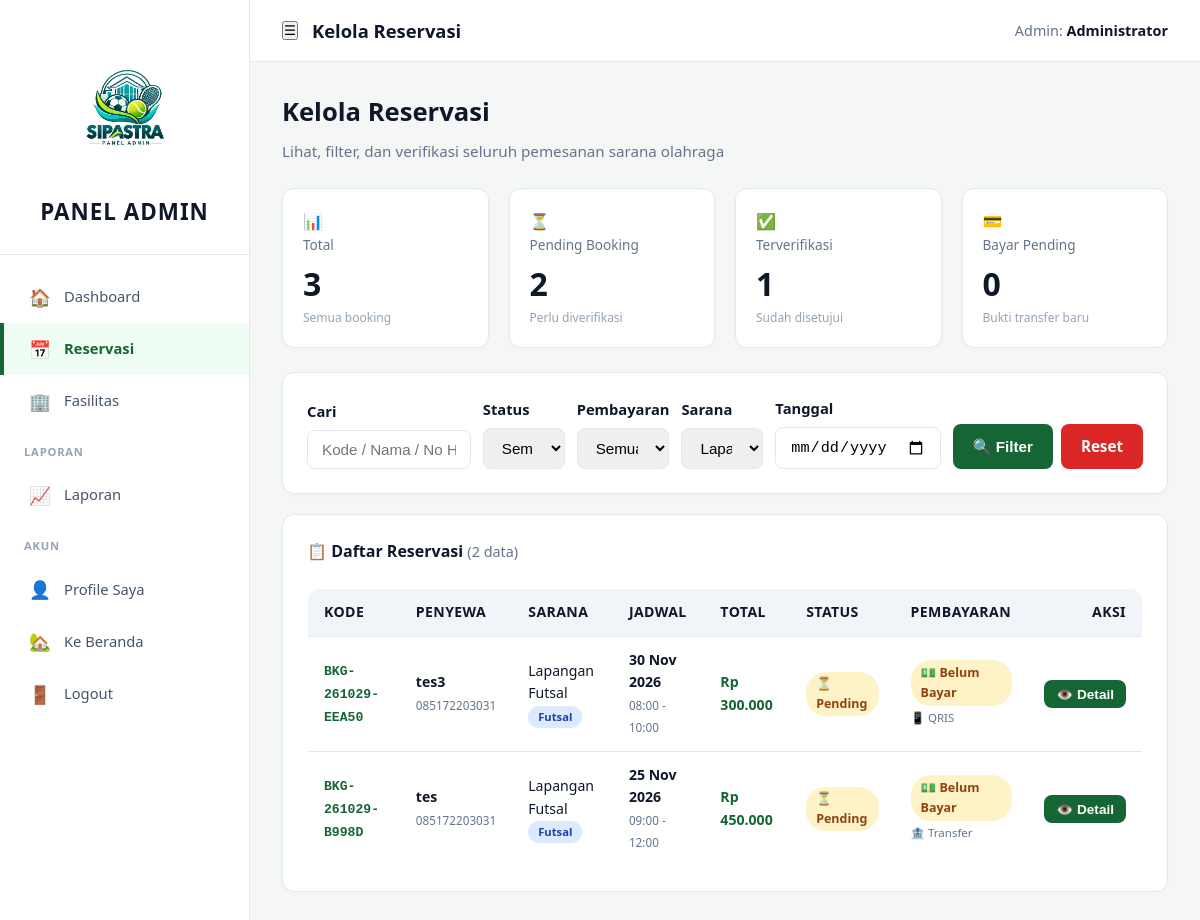
Screenshot of /pages/admin/kelola_booking.php?sarana=1 (signed in) with the database file from the repository.
### tables this page shows
CREATE TABLE `booking` (
  `id` int(11) NOT NULL,
  `kode_booking` varchar(20) NOT NULL,
  `sarana_id` int(11) NOT NULL,
  `nama_penyewa` varchar(100) NOT NULL,
  `no_hp` varchar(20) NOT NULL,
  `email` varchar(100) DEFAULT NULL,
  `instansi` varchar(150) DEFAULT NULL,
  `tanggal` date NOT NULL,
  `jam_mulai` time NOT NULL,
  `jam_selesai` time NOT NULL,
  `durasi_jam` int(11) NOT NULL,
  `harga_per_jam` decimal(12,2) NOT NULL,
  `subtotal` decimal(12,2) NOT NULL,
  `diskon_id` int(11) DEFAULT NULL,
  `diskon_persen` decimal(5,2) DEFAULT 0.00,
  `total_bayar` decimal(12,2) NOT NULL,
  `metode_pembayaran` enum('qris','transfer') DEFAULT NULL,
  `status_pembayaran` enum('belum_bayar','menunggu_verifikasi','berhasil','gagal') DEFAULT 'belum_bayar',
  `bukti_transfer` varchar(255) DEFAULT NULL,
  `catatan_pembayaran` text DEFAULT NULL,
  `verified_payment_by` int(11) DEFAULT NULL,
  `verified_payment_at` datetime DEFAULT NULL,
  `status` enum('pending','terverifikasi','ditolak','selesai','batal') DEFAULT 'pending',
  `kode_gambar` varchar(255) DEFAULT NULL,
  `catatan_petugas` text DEFAULT NULL,
  `verified_by` int(11) DEFAULT NULL,
  `verified_at` datetime DEFAULT NULL,
  `created_at` timestamp NOT NULL DEFAULT current_timestamp()
);

CREATE TABLE `sarana` (
  `id` int(11) NOT NULL,
  `nama` varchar(100) NOT NULL,
  `slug` varchar(150) DEFAULT NULL,
  `jenis` varchar(50) DEFAULT NULL,
  `deskripsi` text DEFAULT NULL,
  `kelengkapan` text DEFAULT NULL,
  `harga_per_jam` decimal(12,2) NOT NULL,
  `gambar` varchar(255) DEFAULT NULL,
  `galeri` text DEFAULT NULL,
  `status` enum('tersedia','maintenance') DEFAULT 'tersedia',
  `created_at` timestamp NOT NULL DEFAULT current_timestamp()
);

### includes/functions.php (called while the page is built, shortened)
<?php
function e($str) { return htmlspecialchars($str ?? '', ENT_QUOTES, 'UTF-8'); }
function labelPembayaran($status) {
    $map = [
        'belum_bayar'         => ['#fef3c7', '#92400e', '💵 Belum Bayar'],
        'menunggu_verifikasi' => ['#dbeafe', '#1e40af', '⏳ Menunggu Verifikasi'],
        'berhasil'            => ['#dcfce7', '#166534', '✅ Berhasil'],
        'gagal'               => ['#fee2e2', '#991b1b', '❌ Gagal'],
    ];
    return $map[$status] ?? ['#f1f5f9', '#64748b', $status];
}

### pages/admin/kelola_booking.php (the view, shortened to what this page needs)
<?php
require_once __DIR__ . '/../../includes/auth.php';
$status       = $_GET['status']       ?? '';
$status_bayar = $_GET['status_bayar'] ?? '';
$sarana       = (int)($_GET['sarana'] ?? 0);
$tanggal      = $_GET['tanggal']      ?? '';
$q            = trim($_GET['q']       ?? '');
$page         = max(1, (int)($_GET['page'] ?? 1));
$perPage      = 15;
$offset       = ($page - 1) * $perPage;
$where  = [];
$params = [];
$types  = '';
if ($sarana > 0) {
    $where[] = "b.sarana_id = ?"; $params[] = $sarana; $types .= 'i';
}
$whereSQL = $where ? 'WHERE ' . implode(' AND ', $where) : '';
$stmt = $conn->prepare("SELECT COUNT(*) c FROM booking b $whereSQL");
if ($params) $stmt->bind_param($types, ...$params);
$stmt->execute();
$totalData = (int)$stmt->get_result()->fetch_assoc()['c'];
$stmt = $conn->prepare("SELECT b.*, s.nama AS sarana_nama, s.jenis AS sarana_jenis
        FROM booking b JOIN sarana s ON s.id = b.sarana_id
        $whereSQL ORDER BY b.created_at DESC LIMIT $perPage OFFSET $offset");
if ($params) $stmt->bind_param($types, ...$params);
$stmt->execute();
$list = $stmt->get_result();
$stat = [
    'total'         => (int)$conn->query("SELECT COUNT(*) c FROM booking")->fetch_assoc()['c'],
    'pending'       => (int)$conn->query("SELECT COUNT(*) c FROM booking WHERE status='pending'")->fetch_assoc()['c'],
    'terverifikasi' => (int)$conn->query("SELECT COUNT(*) c FROM booking WHERE status='terverifikasi'")->fetch_assoc()['c'],
    'selesai'       => (int)$conn->query("SELECT COUNT(*) c FROM booking WHERE status='selesai'")->fetch_assoc()['c'],
    'bayar_pending' => (int)$conn->query("SELECT COUNT(*) c FROM booking WHERE status_pembayaran='menunggu_verifikasi'")->fetch_assoc()['c'],
];
$listSarana = $conn->query("SELECT id, nama FROM sarana ORDER BY nama");
?>
<div class="welcome">
  <h1>Kelola Reservasi</h1>
  <p>Lihat, filter, dan verifikasi seluruh pemesanan sarana olahraga</p>
</div>
<div class="stat-grid" style="grid-template-columns:repeat(auto-fit,minmax(180px,1fr));">
  <div class="stat-card blue">
    <div class="stat-icon">📊</div>
    <div class="label">Total</div>
    <div class="value"><?= $stat['total'] ?></div>
    <div class="desc">Semua booking</div>
  </div>
  <div class="stat-card yellow">
    <div class="stat-icon">⏳</div>
    <div class="label">Pending Booking</div>
    <div class="value"><?= $stat['pending'] ?></div>
    <div class="desc">Perlu diverifikasi</div>
  </div>
  <div class="stat-card green">
    <div class="stat-icon">✅</div>
    <div class="label">Terverifikasi</div>
    <div class="value"><?= $stat['terverifikasi'] ?></div>
    <div class="desc">Sudah disetujui</div>
  </div>
  <div class="stat-card red">
    <div class="stat-icon">💳</div>
    <div class="label">Bayar Pending</div>
    <div class="value"><?= $stat['bayar_pending'] ?></div>
    <div class="desc">Bukti transfer baru</div>
  </div>
</div>
<div class="chart-card" style="margin-bottom:20px;">
  <form method="GET" style="display:grid;grid-template-columns:2fr 1fr 1fr 1fr 1fr auto;gap:12px;align-items:end;">
    <div class="form-group" style="margin:0;">
      <label>Cari</label>
      <input type="text" name="q" class="form-control" value="<?= e($q) ?>" placeholder="Kode / Nama / No HP">
    </div>
    <div class="form-group" style="margin:0;">
      <label>Status</label>
      <select name="status" class="form-control">
        <option value="">Semua</option>
      </select>
    </div>
    <div class="form-group" style="margin:0;">
      <label>Pembayaran</label>
      <select name="status_bayar" class="form-control">
        <option value="">Semua</option>
      </select>
    </div>
    <div class="form-group" style="margin:0;">
      <label>Sarana</label>
      <select name="sarana" class="form-control">
        <?php while ($s = $listSarana->fetch_assoc()): ?>
          <option value="<?= $s['id'] ?>" <?= $sarana==$s['id']?'selected':'' ?>><?= e($s['nama']) ?></option>
        <?php endwhile; ?>
      </select>
    </div>
    <div class="form-group" style="margin:0;">
      <label>Tanggal</label>
      <input type="date" name="tanggal" class="form-control" value="<?= e($tanggal) ?>">
    </div>
    <div style="display:flex;gap:8px;">
      <button class="btn btn-primary">🔍 Filter</button>
      <?php if ($status || $sarana || $tanggal || $q || $status_bayar): ?>
        <a href="kelola_booking.php" class="btn btn-danger">Reset</a>
      <?php endif; ?>
    </div>
  </form>
</div>
<div class="chart-card">
  <h3 style="margin-top:0;">
    📋 Daftar Reservasi
    <span style="font-weight:400;color:#64748b;font-size:.9rem;">(<?= $totalData ?> data)</span>
  </h3>
  <?php if ($totalData === 0): ?>
    <div class="donut-empty">Tidak ada data booking yang cocok</div>
  <?php else: ?>
    <div style="overflow-x:auto;">
      <table class="table" style="box-shadow:none;border:1px solid #e2e8f0;font-size:.88rem;">
        <thead>
          <tr>
            <th>Kode</th>
            <th>Penyewa</th>
            <th>Sarana</th>
            <th>Jadwal</th>
            <th>Total</th>
            <th>Status</th>
            <th>Pembayaran</th>
            <th style="text-align:right;">Aksi</th>
          </tr>
        </thead>
        <tbody>
          <?php while ($b = $list->fetch_assoc()): ?>
            <?php
              $statusMap = [
                'pending'       => ['warning', '⏳ Pending'],
                'terverifikasi' => ['success', '✅ Terverifikasi'],
                'ditolak'       => ['danger',  '❌ Ditolak'],
                'selesai'       => ['info',    '🎉 Selesai'],
                'batal'         => ['danger',  '🚫 Batal'],
              ];
              [$badgeClass, $badgeLabel] = $statusMap[$b['status']] ?? ['warning', $b['status']];
              [$pbg, $pcol, $plbl] = labelPembayaran($b['status_pembayaran'] ?? 'belum_bayar');
            ?>
            <tr>
              <td><code style="font-size:.82rem;color:#166534;font-weight:700;"><?= e($b['kode_booking']) ?></code></td>
              <td>
                <strong><?= e($b['nama_penyewa']) ?></strong><br>
                <small style="color:#64748b;"><?= e($b['no_hp']) ?></small>
              </td>
              <td>
                <?= e($b['sarana_nama']) ?><br>
                <span class="badge badge-info" style="font-size:.7rem;"><?= e($b['sarana_jenis']) ?></span>
              </td>
              <td>
                <strong><?= date('d M Y', strtotime($b['tanggal'])) ?></strong><br>
                <small style="color:#64748b;"><?= substr($b['jam_mulai'],0,5) ?> - <?= substr($b['jam_selesai'],0,5) ?></small>
              </td>
              <td><strong style="color:#166534;">Rp <?= number_format($b['total_bayar'],0,',','.') ?></strong></td>
              <td><span class="badge badge-<?= $badgeClass ?>"><?= $badgeLabel ?></span></td>
              <td>
                <span style="display:inline-block;padding:3px 10px;border-radius:20px;font-size:.78rem;font-weight:600;background:<?= $pbg ?>;color:<?= $pcol ?>;">
                  <?= $plbl ?>
                </span>
                <?php if (!empty($b['metode_pembayaran'])): ?>
                  <br><small style="color:#64748b;font-size:.72rem;">
                    <?= $b['metode_pembayaran'] === 'transfer' ? '🏦 Transfer' : ($b['metode_pembayaran'] === 'qris' ? '📱 QRIS' : '—') ?>
                  </small>
                <?php endif; ?>
              </td>
              <td style="text-align:right;white-space:nowrap;">
                <button type="button" class="btn btn-sm btn-primary" onclick="bukaDetail(<?= $b['id'] ?>)">👁️ Detail</button>
              </td>
            </tr>
          <?php endwhile; ?>
        </tbody>
      </table>
    </div>
  <?php endif; ?>
</div>
<?php
require_once __DIR__ . '/../../includes/dashboard_layout.php';
?>

### assets/css/style.css (style rules this page uses)
:root { --primary:#166534; --primary-dark:#14532d; --accent:#facc15; --bg:#f8fafc; --card:#ffffff; --text:#0f172a; --muted:#64748b; --border:#e2e8f0; --danger:#dc2626; --success:#16a34a; --warning:#f59e0b; }
* { box-sizing:border-box;margin:0;padding:0; }
body { font-family:'Segoe UI',system-ui,sans-serif;background:var(--bg);color:var(--text);line-height:1.6; }
a { color:var(--primary);text-decoration:none; }
.badge { display:inline-block;padding:2px 10px;border-radius:20px;font-size:.78rem;font-weight:600; }
.badge-warning { background:#fef3c7;color:#92400e; }
.badge-info { background:#dbeafe;color:#1e40af; }
.form-group { margin-bottom:16px; }
.form-group label { display:block;font-weight:600;margin-bottom:6px;font-size:.92rem; }
.form-control { width:100%;padding:10px 14px;border:1px solid var(--border);border-radius:8px;font-size:.95rem;transition:.2s; }
.btn { display:inline-block;padding:10px 20px;border:none;border-radius:8px;font-weight:600;cursor:pointer;font-size:.95rem;transition:.2s; }
.btn-primary { background:var(--primary);color:#fff; }
.btn-danger { background:var(--danger);color:#fff; }
.btn-sm { padding:6px 12px;font-size:.85rem; }
.table { width:100%;border-collapse:collapse;background:#fff;border-radius:12px;overflow:hidden;box-shadow:0 2px 12px rgba(0,0,0,.06); }
.table th,.table td { padding:12px 16px;text-align:left;border-bottom:1px solid var(--border); }
.table th { background:#f1f5f9;font-weight:700;font-size:.88rem;text-transform:uppercase;letter-spacing:.4px; }

### assets/css/dashboard.css (style rules this page uses)
* { box-sizing: border-box; }
.dash-body { display: flex; min-height: 100vh; background: #f4f7f6; margin: 0; font-family: 'Segoe UI', system-ui, -apple-system, sans-serif; }
.welcome { margin-bottom: 24px; }
.welcome h1 { font-size: 1.6rem; color: #0f172a; margin: 0 0 6px 0; font-weight: 700; }
.welcome p { color: #64748b; font-size: .95rem; margin: 0; }
.stat-grid { display: grid; grid-template-columns: repeat(auto-fit, minmax(200px, 1fr)); gap: 20px; margin-bottom: 24px; }
.stat-card { background: #fff; border: 1px solid #e2e8f0; border-radius: 12px; padding: 20px; box-shadow: 0 2px 4px rgba(0,0,0,.02); }
.stat-card .label { font-size: .85rem; color: #64748b; font-weight: 500; margin-bottom: 12px; }
.stat-card .value { font-size: 2rem; font-weight: 700; color: #0f172a; line-height: 1; margin-bottom: 8px; }
.stat-card .desc { font-size: .75rem; color: #94a3b8; }
.chart-card { background: #fff; border: 1px solid #e2e8f0; border-radius: 12px; padding: 24px; box-shadow: 0 2px 4px rgba(0,0,0,.02); }
.chart-card h3 { font-size: 1rem; color: #0f172a; margin: 0 0 24px 0; font-weight: 700; }

### rows the page displays
booking: kode_booking "BKG-261029-EEA50", nama_penyewa "tes3", no_hp "085172203031", sarana.nama "Lapangan Futsal", sarana.jenis "Futsal", tanggal "30 Nov 2026", jam_mulai "08:00", jam_selesai "10:00", total_bayar "300.000", badgeLabel "⏳ Pending", plbl "💵 Belum Bayar", metode_pembayaran "📱 QRIS"
booking: kode_booking "BKG-261029-B998D", nama_penyewa "tes", no_hp "085172203031", sarana.nama "Lapangan Futsal", sarana.jenis "Futsal", tanggal "25 Nov 2026", jam_mulai "09:00", jam_selesai "12:00", total_bayar "450.000", badgeLabel "⏳ Pending", plbl "💵 Belum Bayar", metode_pembayaran "🏦 Transfer"

### other values shown
$icon "🏠 📅 🏢 📈 👤 🏡 🚪"
$label "Dashboard Reservasi Fasilitas Laporan Profile Saya Ke Beranda Logout"
$title "Kelola Reservasi"
$nama "Administrator"
$stat['total'] "3"
$stat['pending'] "2"
$stat['terverifikasi'] "1"
$stat['bayar_pending'] "0"
$totalData "2"
form field sarana "Lapangan Futsal"
